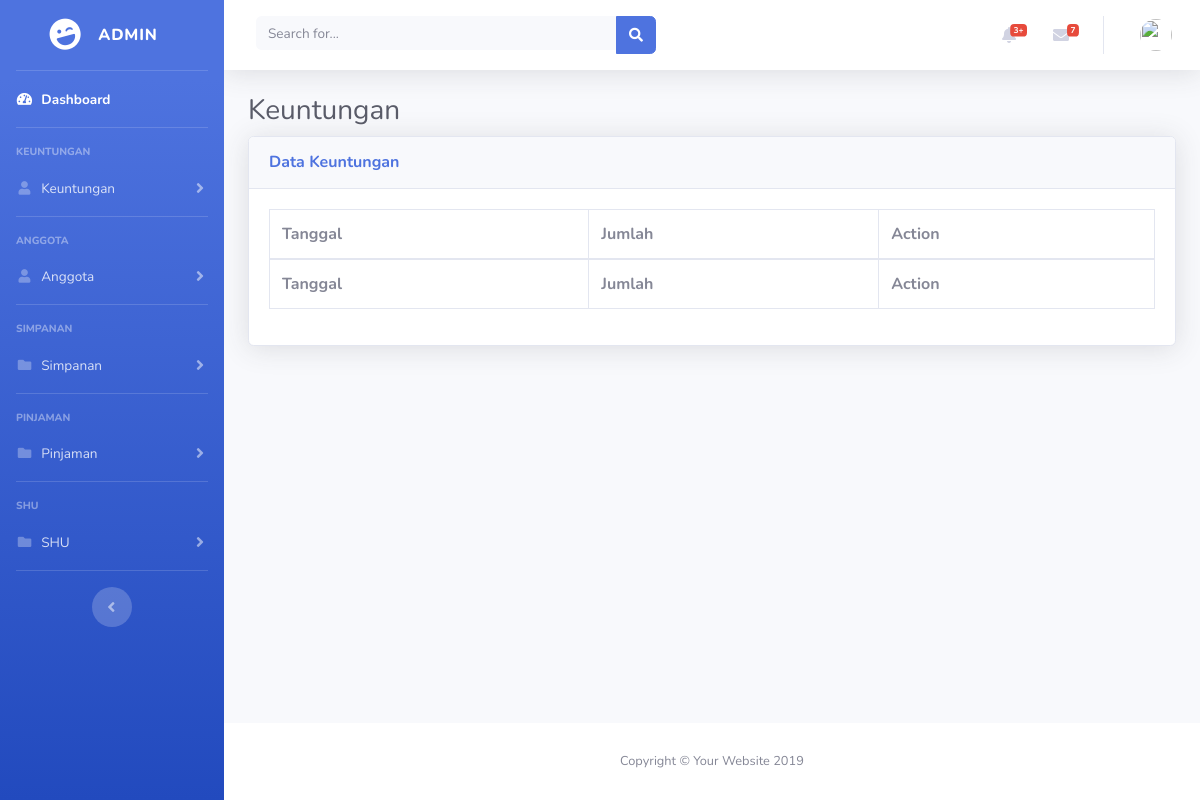
Before: /index.php/dashboard/data_keuntungan with the older database file.
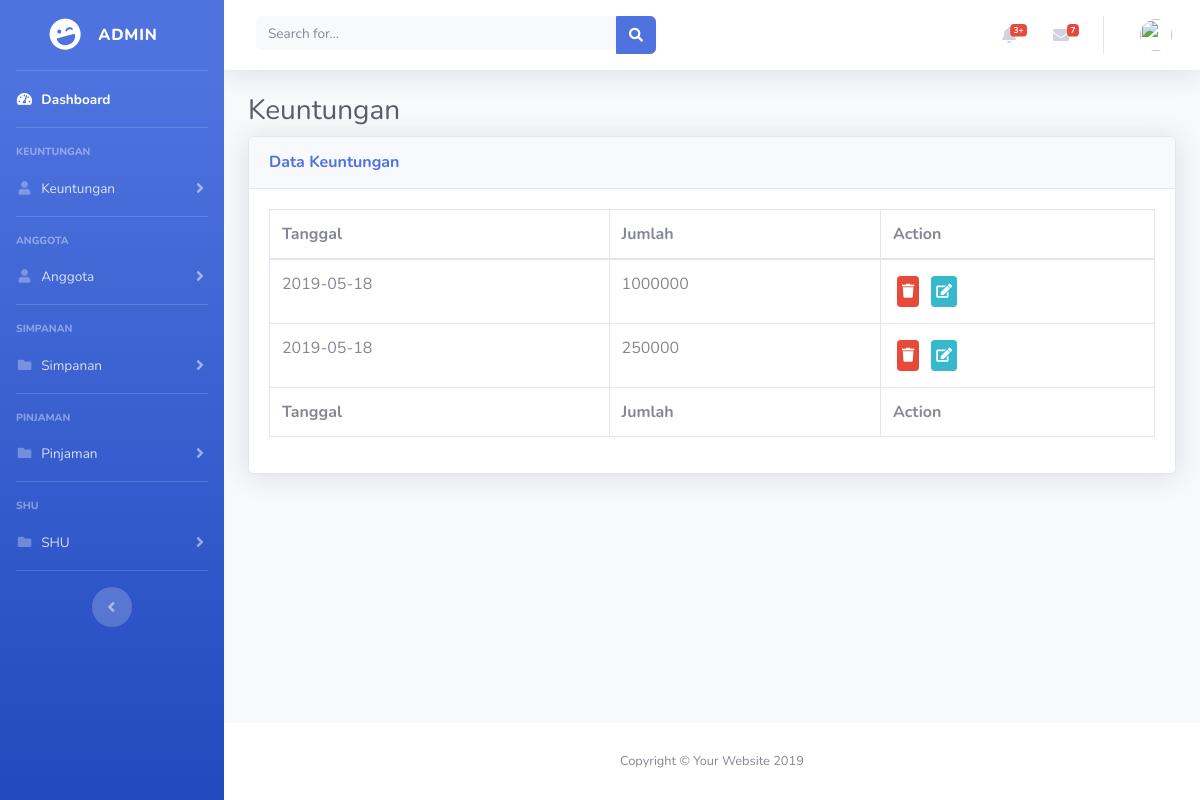
After: the same page with the newer database file.
### tables this page shows
CREATE TABLE IF NOT EXISTS `keuntungan` (
  `id` int(11) NOT NULL AUTO_INCREMENT,
  `jumlah` int(11) DEFAULT NULL,
  `tanggal` date DEFAULT NULL,
  KEY `Index 1` (`id`)
);

### application/controllers/Dashboard.php (called while the page is built, shortened)
<?php
class Dashboard extends CI_Controller {
	public function __construct() {
		$this->load->library('session');
		$this->load->model('m_login','mdata');
	}
	public function data_keuntungan() {
		$data['keuntungan'] = $this->mdata->tampil_data_keuntungan();
		$this->load->view('admin/keuntungan/data', $data);
	}
}

### index.php (called while the page is built, shortened)
<?php
require_once BASEPATH.'core/CodeIgniter.php';

### application/models/m_login.php (called while the page is built, shortened)
<?php
class m_login extends CI_Model {
	public function tampil_data_keuntungan() {
		$sql = $this->db->get('keuntungan');
		if ($this->db->affected_rows() > 0) {
			return $sql->result();
		} else {
			return false;
		}
	}
}

### application/views/admin/keuntungan/data.php (the view, shortened to what the changed rows need)
<!DOCTYPE html>
<html lang="en">
<head>
    <link href="<?=base_url()?>/admin/assets/vendor/fontawesome-free/css/all.min.css" rel="stylesheet" type="text/css">
    <link href="<?=base_url()?>/admin/assets/css/sb-admin-2.min.css" rel="stylesheet">
    <link href="<?=base_url()?>/admin/assets/vendor/datatables/dataTables.bootstrap4.min.css" rel="stylesheet">
</head>
<body id="page-top">
    <div id="wrapper">
        <div id="content-wrapper" class="d-flex flex-column">
            <div id="content">
                <div class="container-fluid">
                    <h1 class="h3 mb-2 text-gray-800">Keuntungan</h1>
                    <div class="card shadow mb-4">
                        <div class="card-body">
                            <div class="table-responsive">
                                <table class="table table-bordered" id="dataTable" width="100%" cellspacing="0">
                                    <thead>
                                        <tr>
                                            <th>Tanggal</th>
                                            <th>Jumlah</th>
                                            <th>Action</th>
                                        </tr>
                                    </thead>
                                    <tfoot>
                                        <tr>
                                            <th>Tanggal</th>
                                            <th>Jumlah</th>
                                            <th>Action</th>
                                        </tr>
                                    </tfoot>
                                    <tbody>
                                        <?php
                                        if($keuntungan != false) {
                                            foreach($keuntungan as $row) {
                                        ?>
                                        <tr>
                                            <td><?=$row->tanggal?></td>
                                            <td><?=$row->jumlah?></td>
                                            <td>
                                                <a href="<?php echo base_url('dashboard/hapus_keuntungan/').$row->id;?>" class="btn btn-sm btn-danger p-1 m-1"><i class="fa fa-trash"></i></a>
                                                <button class="btn btn-sm btn-info p-1 m-1 editData" data="<?=$row->id?>" data-toggle="modal" data-target="#modelId"><i class="fa fa-edit"></i></button>
                                            </td>
                                        </tr>
                                        <?php } } ?>
                                    </tbody>
                                </table>
                            </div>
                        </div>
                    </div>
                </div>
            </div>
        </div>
    </div>
</body>
</html>

Changed rows visible on the page:
added keuntungan: tanggal "2019-05-18", jumlah "1000000"
added keuntungan: tanggal "2019-05-18", jumlah "250000"
